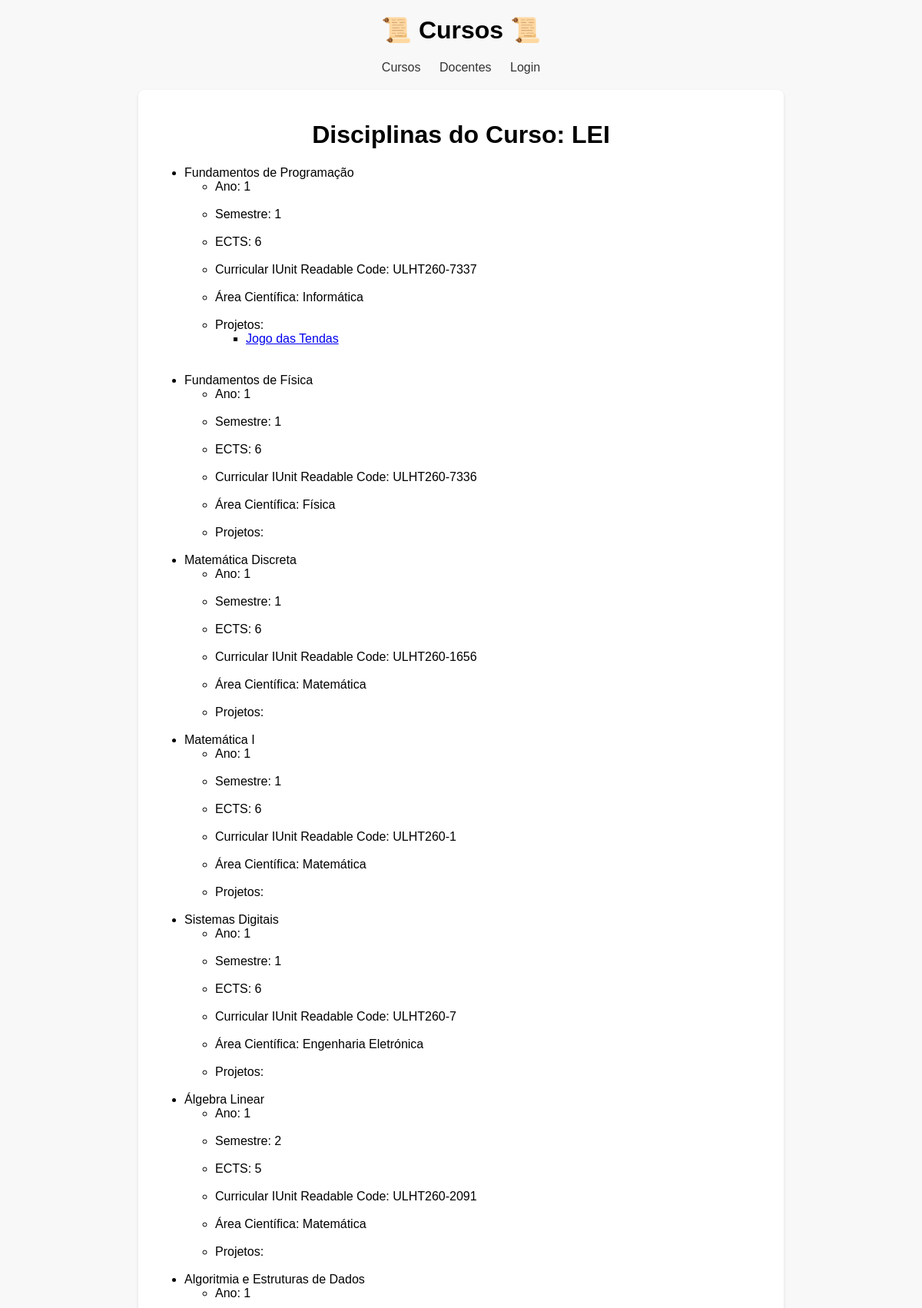
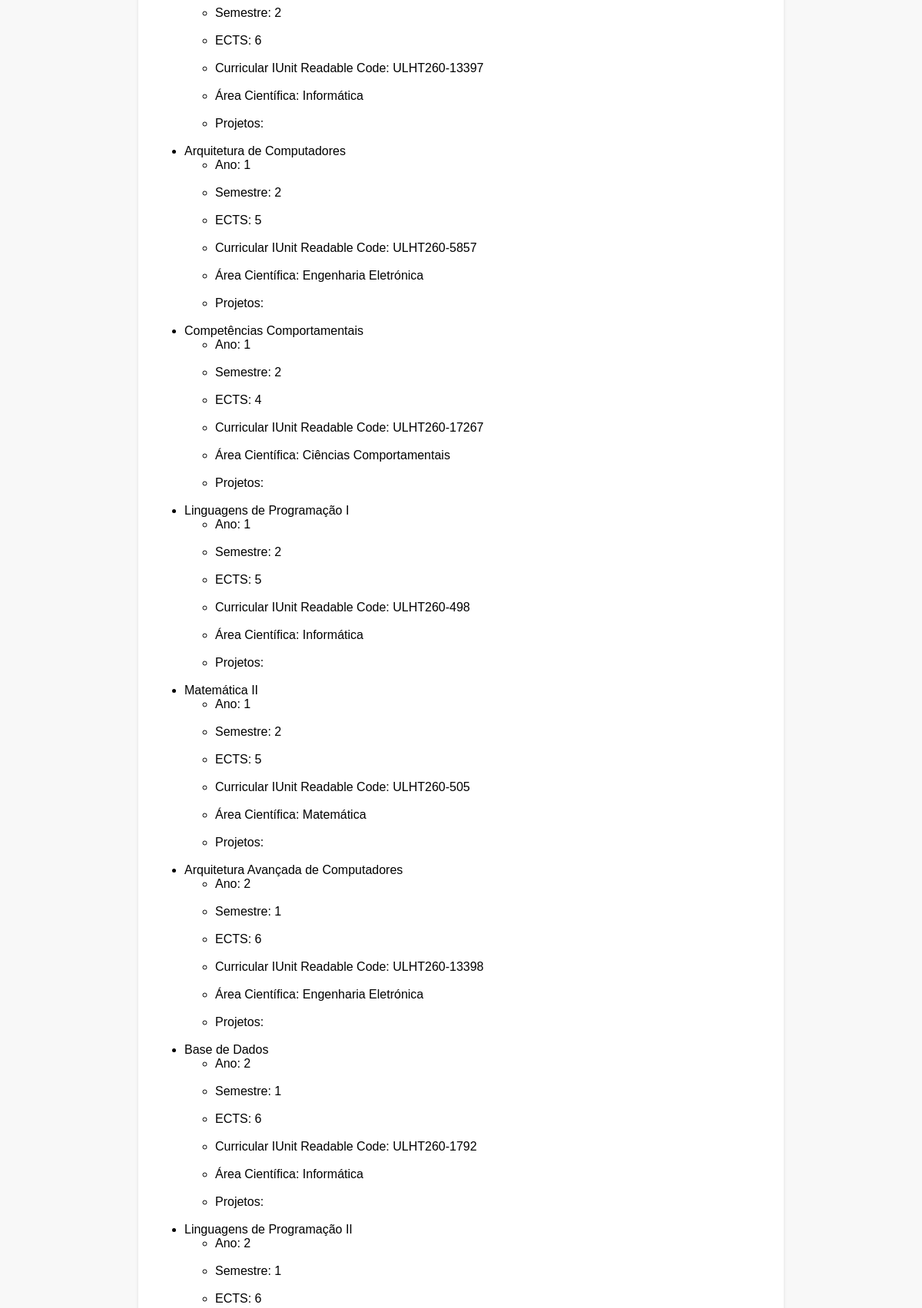
/curso/curso/1/disciplinas/ (upper part), run on the app's committed database (2 pictures, top to bottom).
### curso/models.py (models this page shows, shortened)
class Curso(models.Model):
    nome = models.CharField(max_length=100)
    apresentacao = models.TextField()
    objetivos = models.TextField()
    competencias = models.TextField()
    disciplinas = models.ManyToManyField("Disciplina")

class Disciplina(models.Model):
    nome = models.CharField(max_length=100)
    ano = models.IntegerField()
    semestre = models.IntegerField()
    ects = models.IntegerField()
    curricularIUnitReadableCode = models.CharField(max_length=100)
    area_cientifica = models.ForeignKey(AreaCientifica, on_delete=models.CASCADE)
    projetos = models.ManyToManyField("Projeto")

class AreaCientifica(models.Model):
    nome = models.CharField(max_length=100)

class Projeto(models.Model):
    nome = models.CharField(max_length=100)
    descricao = models.TextField()
    conceitos_aplicados = models.TextField()
    tecnologias_usadas = models.TextField()

### curso/views.py (the view)
# urls.py: path('curso/<int:curso_id>/disciplinas/', listar_disciplinas_curso, name='listar_disciplinas_curso'),
def listar_disciplinas_curso(request, curso_id):
    curso = Curso.objects.get(id=curso_id)
    disciplinas = Curso.objects.get(id=curso_id).disciplinas.annotate(num_projetos = Count('projetos')).order_by('ano', '-num_projetos')
    context = {
        'curso': curso,
        'disciplinas': disciplinas
    }
    return render(request, 'curso/disciplinas.html', context)

### curso/templates/curso/disciplinas.html (shortened to what this page needs)
{% extends 'curso/layout.html' %}
{% block content %}
<h1>Disciplinas do Curso: {{ curso.nome }}</h1>
<ul>
    {% for disciplina in disciplinas %}
    <li>{{ disciplina.nome }}
    <ul>
        <li>Ano: {{ disciplina.ano }}</li>
        <br>
        <li>Semestre: {{ disciplina.semestre }}</li>
        <br>
        <li>ECTS: {{ disciplina.ects }}</li>
        <br>
        <li>Curricular IUnit Readable Code: {{ disciplina.curricularIUnitReadableCode }}</li>
        <br>
        <li>Área Científica: {{ disciplina.area_cientifica.nome }}</li>
        <br>
        <li>Projetos:</li>
        <ul>
            {% for projeto in disciplina.projetos.all %}
            <li><a href="{% url 'curso:detalhes_projeto' projeto.id %}">{{ projeto.nome }}</a></li>
            <br>
            {% endfor %}
        </ul>
    </ul>
    <br>
    {% endfor %}
</ul>
{% endblock %}

### static/css/css-curso.css (style rules this page uses)
body { font-family: Arial, sans-serif; margin: 0; padding: 0; background-color: #f8f8f8; }
h1 { text-align: center; margin-top: 20px; }

### data on the page
Curso: nome "LEI"
Disciplina: nome "Fundamentos de Programação", ano "1", semestre "1", ects "6", curricularIUnitReadableCode "ULHT260-7337", area_cientifica.nome "Informática"
Projeto: nome "Jogo das Tendas"
Disciplina: nome "Fundamentos de Física", ano "1", semestre "1", ects "6", curricularIUnitReadableCode "ULHT260-7336", area_cientifica.nome "Física"
Disciplina: nome "Matemática Discreta", ano "1", semestre "1", ects "6", curricularIUnitReadableCode "ULHT260-1656", area_cientifica.nome "Matemática"
Disciplina: nome "Matemática I", ano "1", semestre "1", ects "6", curricularIUnitReadableCode "ULHT260-1", area_cientifica.nome "Matemática"
Disciplina: nome "Sistemas Digitais", ano "1", semestre "1", ects "6", curricularIUnitReadableCode "ULHT260-7", area_cientifica.nome "Engenharia Eletrónica"
Disciplina: nome "Álgebra Linear", ano "1", semestre "2", ects "5", curricularIUnitReadableCode "ULHT260-2091", area_cientifica.nome "Matemática"
Disciplina: nome "Algoritmia e Estruturas de Dados", ano "1", semestre "2", ects "6", curricularIUnitReadableCode "ULHT260-13397", area_cientifica.nome "Informática"
Disciplina: nome "Arquitetura de Computadores", ano "1", semestre "2", ects "5", curricularIUnitReadableCode "ULHT260-5857", area_cientifica.nome "Engenharia Eletrónica"
Disciplina: nome "Competências Comportamentais", ano "1", semestre "2", ects "4", curricularIUnitReadableCode "ULHT260-17267", area_cientifica.nome "Ciências Comportamentais"
Disciplina: nome "Linguagens de Programação I", ano "1", semestre "2", ects "5", curricularIUnitReadableCode "ULHT260-498", area_cientifica.nome "Informática"
Disciplina: nome "Matemática II", ano "1", semestre "2", ects "5", curricularIUnitReadableCode "ULHT260-505", area_cientifica.nome "Matemática"
Disciplina: nome "Arquitetura Avançada de Computadores", ano "2", semestre "1", ects "6", curricularIUnitReadableCode "ULHT260-13398", area_cientifica.nome "Engenharia Eletrónica"
Disciplina: nome "Base de Dados", ano "2", semestre "1", ects "6", curricularIUnitReadableCode "ULHT260-1792", area_cientifica.nome "Informática"
Disciplina: nome "Linguagens de Programação II", ano "2", semestre "1", ects "6"
